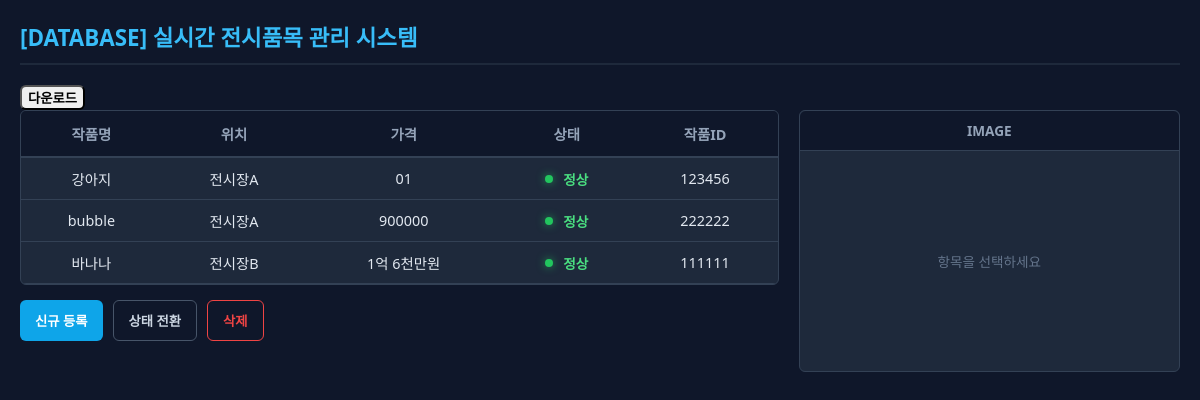
The page /database on the database its author committed.
### tables this page shows
CREATE TABLE web_items (
        art_id TEXT PRIMARY KEY,
        art_name TEXT NOT NULL,
        location TEXT NOT NULL,
        price TEXT NOT NULL,
        status TEXT DEFAULT '정상',
        image_path TEXT
    );

### app.py (the view)
@app.route('/database')
def database_page():
    conn = sqlite3.connect(DB_PATH)
    cursor = conn.cursor()
    cursor.execute('''
        SELECT * FROM web_items
        UNION ALL
        SELECT * FROM turtle_items
    ''')
    items = cursor.fetchall()
    conn.close()
    return render_template('database.html', items=items)

### templates/database.html (shortened to what this page needs)
<!DOCTYPE html>
<html lang="ko">
<head>
    <link rel="stylesheet" href="{{ url_for('static', filename='css/database.css') }}">
</head>
<body>
    <div class="db-container">
        <header class="db-header">
            <h2>[DATABASE] 실시간 전시품목 관리 시스템</h2>
            <button class="btn-download" onclick="downloadDB()">다운로드</button>
        </header>
        <div class="content-wrapper">
            <section class="table-section">
                <div class="table-scroll">
                    <table class="data-table">
                        <thead>
                            <tr>
                                <th>작품명</th>
                                <th>위치</th>
                                <th>가격</th>
                                <th>상태</th>
                                <th>작품ID</th>
                            </tr>
                        </thead>
                        <tbody>
                            {% for item in items %}
                            <tr onclick="selectItem(this, '{{ item[0] }}', '{{ item[1] }}', '{{ item[5] }}')">
                                <td>{{ item[1] }}</td>
                                <td>{{ item[2] }}</td>
                                <td>{{ item[3] }}</td>
                                <td>
                                    {% if item[4] == '정상' %}
                                    <span class="status-dot dot-green"></span>
                                    <span class="status-text text-green">정상</span>
                                    {% else %}
                                    <span class="status-dot dot-red"></span>
                                    <span class="status-text text-red">비정상</span>
                                    {% endif %}
                                </td>
                                <td>{{ item[0] }}</td>
                            </tr>
                            {% endfor %}
                        </tbody>
                    </table>
                </div>
                <div class="action-buttons">
                    <button type="button" class="btn-primary" onclick="toggleRegisterForm()">신규 등록</button>
                    <button type="button" class="btn-outline" onclick="toggleStatus()">상태 전환</button>
                    <button type="button" class="btn-danger" onclick="confirmDelete()">삭제</button>
                </div>
            </section>
            <aside class="image-viewer">
                <div class="viewer-header">IMAGE</div>
                <div class="image-box">
                    <p id="img-placeholder">항목을 선택하세요</p>
                </div>
            </aside>
        </div>
    </div>
</body>
</html>

### static/css/database.css (style rules this page uses)
body { margin: 0; padding: 20px; font-family: 'Segoe UI', Tahoma, Geneva, Verdana, sans-serif; background-color: #0f172a; color: #e2e8f0; }
.db-container { max-width: 100%; }
.db-header h2 { color: #38bdf8; margin-top: 0; margin-bottom: 20px; border-bottom: 2px solid #1e293b; padding-bottom: 10px; font-size: 1.4rem; }
.content-wrapper { display: flex; gap: 20px; }
.table-section { flex: 2; display: flex; flex-direction: column; }
.table-scroll { max-height: 300px; overflow-y: auto; border: 1px solid #334155; border-radius: 6px; background-color: #1e293b; }
.data-table { width: 100%; border-collapse: collapse; text-align: center; font-size: 0.9rem; }
.data-table th { background-color: #0f172a; color: #94a3b8; padding: 12px; position: sticky; top: 0; border-bottom: 2px solid #334155; }
.data-table td { padding: 10px; border-bottom: 1px solid #334155; }
.action-buttons { margin-top: 15px; display: flex; gap: 10px; }
button { font-family: inherit; cursor: pointer; transition: 0.2s; border-radius: 6px; font-weight: bold; }
.btn-primary { background-color: #0ea5e9; color: white; border: none; padding: 10px 15px; }
.btn-outline { background-color: transparent; color: #cbd5e1; border: 1px solid #475569; padding: 10px 15px; }
.btn-danger { background-color: transparent; color: #ef4444; border: 1px solid #ef4444; padding: 10px 15px; }
.image-viewer { flex: 1; background-color: #1e293b; border: 1px solid #334155; border-radius: 6px; display: flex; flex-direction: column; }
.viewer-header { background-color: #0f172a; color: #94a3b8; padding: 10px; text-align: center; font-weight: bold; font-size: 0.85rem; border-bottom: 1px solid #334155; border-top-left-radius: 6px; border-top-right-radius: 6px; }
.image-box { flex: 1; display: flex; align-items: center; justify-content: center; padding: 10px; min-height: 200px; }
.image-box p { color: #64748b; font-size: 0.85rem; text-align: center; }
.status-dot { display: inline-block; width: 8px; height: 8px; border-radius: 50%; margin-right: 6px; vertical-align: middle; }
.dot-green { background-color: #22c55e; box-shadow: 0 0 8px rgba(34, 197, 94, 0.7); }
.status-text { font-weight: bold; font-size: 0.85rem; vertical-align: middle; }
.text-green { color: #4ade80; }
.data-table tbody tr { cursor: pointer; }

### rows shown on the page
web_items: art_name "강아지", location "전시장A", price "01", status "정상" (drawn), art_id "123456"
web_items: art_name "bubble", location "전시장A", price "900000", status "정상" (drawn), art_id "222222"

### other values the page prints
{{ item[1] }} "바나나"
{{ item[2] }} "전시장B"
{{ item[3] }} "1억 6천만원"
{{ item[0] }} "111111"
